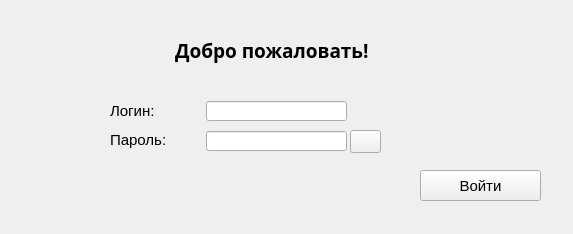
<?xml version="1.0" encoding="UTF-8"?>
<ui version="4.0">
 <class>Form</class>
 <widget class="QWidget" name="Form">
  <property name="geometry">
   <rect>
    <x>0</x>
    <y>0</y>
    <width>573</width>
    <height>234</height>
   </rect>
  </property>
  <property name="sizePolicy">
   <sizepolicy hsizetype="Fixed" vsizetype="Fixed">
    <horstretch>0</horstretch>
    <verstretch>0</verstretch>
   </sizepolicy>
  </property>
  <property name="windowTitle">
   <string>Form</string>
  </property>
  <widget class="QLabel" name="label">
   <property name="geometry">
    <rect>
     <x>175</x>
     <y>30</y>
     <width>221</width>
     <height>41</height>
    </rect>
   </property>
   <property name="font">
    <font>
     <family>Verdana Pro Semibold</family>
     <pointsize>14</pointsize>
     <weight>75</weight>
     <bold>true</bold>
    </font>
   </property>
   <property name="text">
    <string>Добро пожаловать!</string>
   </property>
  </widget>
  <widget class="QLabel" name="label_2">
   <property name="geometry">
    <rect>
     <x>110</x>
     <y>100</y>
     <width>81</width>
     <height>21</height>
    </rect>
   </property>
   <property name="font">
    <font>
     <pointsize>11</pointsize>
    </font>
   </property>
   <property name="text">
    <string>Логин:</string>
   </property>
  </widget>
  <widget class="QLabel" name="label_3">
   <property name="geometry">
    <rect>
     <x>110</x>
     <y>130</y>
     <width>81</width>
     <height>20</height>
    </rect>
   </property>
   <property name="font">
    <font>
     <pointsize>11</pointsize>
    </font>
   </property>
   <property name="text">
    <string>Пароль:</string>
   </property>
  </widget>
  <widget class="QLineEdit" name="login_val">
   <property name="geometry">
    <rect>
     <x>206</x>
     <y>101</y>
     <width>141</width>
     <height>20</height>
    </rect>
   </property>
   <property name="font">
    <font>
     <pointsize>10</pointsize>
    </font>
   </property>
   <property name="text">
    <string/>
   </property>
  </widget>
  <widget class="QLineEdit" name="pass_val">
   <property name="geometry">
    <rect>
     <x>206</x>
     <y>131</y>
     <width>141</width>
     <height>20</height>
    </rect>
   </property>
   <property name="font">
    <font>
     <pointsize>10</pointsize>
    </font>
   </property>
   <property name="text">
    <string/>
   </property>
  </widget>
  <widget class="QPushButton" name="enter_btn">
   <property name="geometry">
    <rect>
     <x>420</x>
     <y>170</y>
     <width>121</width>
     <height>31</height>
    </rect>
   </property>
   <property name="font">
    <font>
     <pointsize>11</pointsize>
    </font>
   </property>
   <property name="text">
    <string>Войти</string>
   </property>
  </widget>
  <widget class="QLabel" name="status_label">
   <property name="geometry">
    <rect>
     <x>0</x>
     <y>206</y>
     <width>573</width>
     <height>28</height>
    </rect>
   </property>
   <property name="text">
    <string/>
   </property>
   <property name="alignment">
    <set>Qt::AlignCenter</set>
   </property>
  </widget>
  <widget class="QPushButton" name="show_pass">
   <property name="geometry">
    <rect>
     <x>350</x>
     <y>130</y>
     <width>31</width>
     <height>23</height>
    </rect>
   </property>
   <property name="text">
    <string/>
   </property>
  </widget>
 </widget>
 <resources/>
 <connections/>
</ui>
